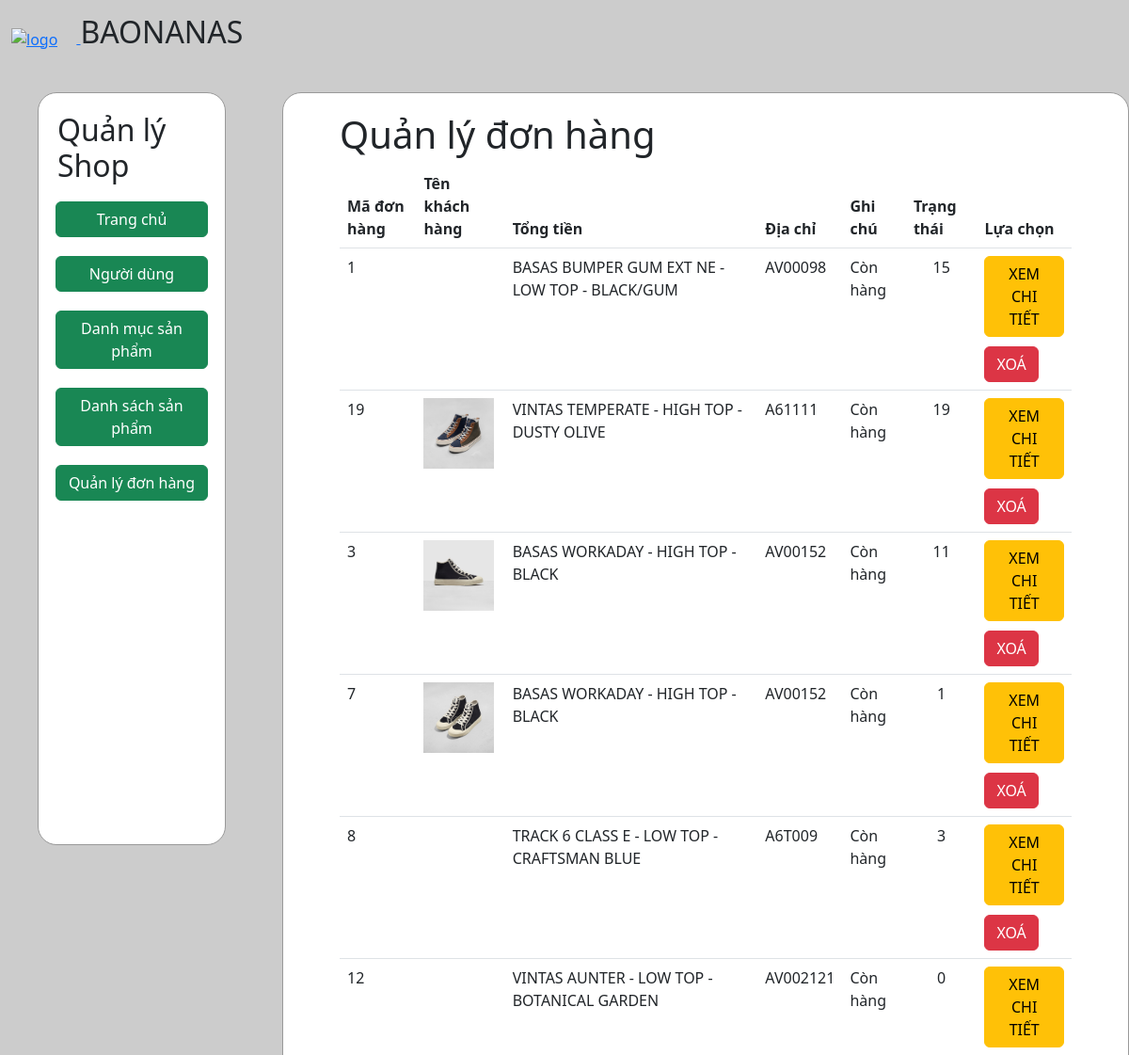
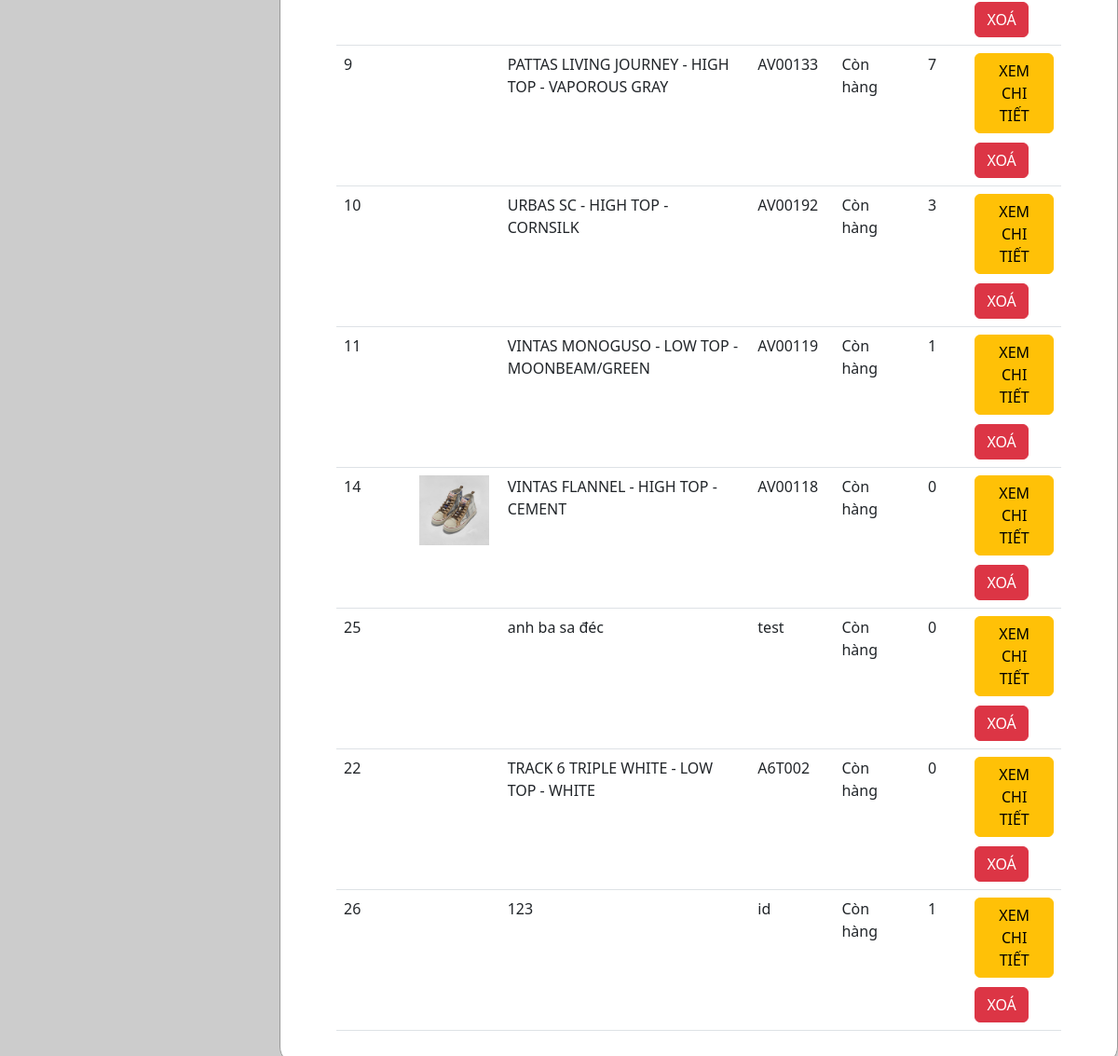
Screenshot of /management/oder.php with the database file from the repository (2 pictures, top to bottom).
### tables this page shows
CREATE TABLE IF NOT EXISTS `products` (
  `id` int NOT NULL AUTO_INCREMENT,
  `product_name` varchar(255) NOT NULL,
  `product_description` text NOT NULL,
  `product_price` int NOT NULL,
  `product_photo` varchar(255) NOT NULL,
  `product_view` int NOT NULL DEFAULT '0',
  `product_code` varchar(20) NOT NULL,
  `product_status` varchar(20) NOT NULL,
  `product_like` int NOT NULL DEFAULT '0',
  PRIMARY KEY (`id`)
);

### app/models/Model.php (called while the page is built, shortened)
<?php
class Model
{
    public static $connection = null;
    public function __construct()
    {
        if(!self::$connection)
        {
            self::$connection=new mysqli(DB_HOST, DB_USER, DB_PASS, DB_NAME);
            self::$connection->set_charset('utf8mb4');
        }
        return self::$connection;
    }
    public function select($sql)
    {
        $sql->execute();
        $item=$sql->get_result()->fetch_all(MYSQLI_ASSOC);
        return $item;
    }
}
?>

### app/models/ProductModel.php (called while the page is built, shortened)
<?php
class ProductModel extends Model
{
    public function getProducts()
    {
        $sql=parent::$connection->prepare('SELECT * FROM products');
        return parent::select($sql);
    }
}

### management/oder.php (the view, shortened to what this page needs)
<?php
    $productModel = new ProductModel();
    $productList = $productModel->getProducts();
?>
<!DOCTYPE html>
<html lang="en">
<head>
    <link href="https://cdn.jsdelivr.net/npm/bootstrap@5.2.1/dist/css/bootstrap.min.css" rel="stylesheet">
</head>
<body style="background-color: rgba(0,0,0, 0.2);">
<nav style="padding: 10px 0 40px 0;">
  <div class="container-fluid">
    <a href="../index.php">
      <img src="https://ananas.vn/wp-content/themes/ananas/fe-assets/images/svg/Logo_Ananas_Header.svg" alt="logo" class="img-fluid" style="margin-right: 20px;">
      <a class="navbar-brand" style="font-size: 2rem;" href="../index.php">BAONANAS</a>
    </a>
  </div>
</nav>
    <div class="container-fluid">
        <div class="row">
            <div class="col-md-2" style=" height: 100vh; background-color: #fff; padding: 20px; border: 1px solid #999; border-radius: 20px; margin-left: 40px" >
                <div class="row">
                    <h2>Quản lý Shop</h2>
                    <div class="col-md-12" style="padding: 10px 10px;">
                        <a href="../index.php" target="_blank" class="btn btn-success" style="width: 100%;">Trang chủ</a>
                    </div>
                    <div class="col-md-12" style="padding: 10px 10px;">
                        <a href="./user_management.php" class="btn btn-success" style="width: 100%">Người dùng</a>
                    </div>
                    <div class="col-md-12" style="padding: 10px 10px;">
                        <a href="./category_list.php" class="btn btn-success" style="width: 100%">Danh mục sản phẩm</a>
                    </div>
                    <div class="col-md-12" style="padding: 10px 10px;">
                        <a href="./product_list.php" class="btn btn-success" style="width: 100%">Danh sách sản phẩm</a>
                    </div>
                    <div class="col-md-12" style="padding: 10px 10px;">
                        <a href="#" class="btn btn-success" style="width: 100%">Quản lý đơn hàng</a>
                    </div>
                </div>
            </div>
            <div class="col-md-9" style="background-color: #fff; margin-left: 60px; padding: 20px 60px; border-radius: 20px; border: 1px solid #999" >
            <h1>Quản lý đơn hàng</h1>
        <table class="table">
            <thead>
                <tr>
                    <th>Mã đơn hàng</th>
                    <th>Tên khách hàng</th>
                    <th>Tổng tiền</th>
                    <th>Địa chỉ</th>
                    <th>Ghi chú</th>
                    <th>Trạng thái</th>
                    <th>Lựa chọn</th>
                </tr>
            </thead>
            <?php
            foreach($productList as $item) {
            ?>
            <tr>
                <td><?php echo $item['id']; ?></td>
                <td> <img src="../public/img/<?php echo $item['product_photo']; ?>" alt="" class="img-fluid" width="75px"> </td>
                <td><?php echo $item['product_name']; ?></td>
                <td><?php echo $item['product_code']; ?></td>
                <td><?php echo $item['product_status']; ?></td>
                <td style="text-align: center;"><?php echo $item['product_view']; ?></td>
                <td class="wrapper">
                    <a href="" class="btn btn-warning" target="_blank">XEM CHI TIẾT</a>
                    <form action="./product_list.php" method="post" onsubmit="return confirm('Ban co muon xoa khong?')">
                      <button type="submit" class="btn btn-danger" style="margin-top: 10px;">XOÁ</button>
                    </form>
                </td>
            </tr>
            <?php
            }
            ?>
        </table>
            </div>
        </div>
    </div>
</body>
</html>

### rows the page displays
products: id "1", product_name "BASAS BUMPER GUM EXT NE - LOW TOP - BLACK/GUM", product_code "AV00098", product_status "Còn hàng", product_view "15"
products: id "19", product_photo (picture), product_name "VINTAS TEMPERATE - HIGH TOP - DUSTY OLIVE", product_code "A61111", product_status "Còn hàng", product_view "19"
products: id "3", product_photo (picture), product_name "BASAS WORKADAY - HIGH TOP - BLACK", product_code "AV00152", product_status "Còn hàng", product_view "11"
products: id "7", product_photo (picture), product_name "BASAS WORKADAY - HIGH TOP - BLACK", product_code "AV00152", product_status "Còn hàng", product_view "1"
products: id "8", product_name "TRACK 6 CLASS E - LOW TOP - CRAFTSMAN BLUE", product_code "A6T009", product_status "Còn hàng", product_view "3"
products: id "12", product_name "VINTAS AUNTER - LOW TOP - BOTANICAL GARDEN", product_code "AV002121", product_status "Còn hàng", product_view "0"
products: id "9", product_name "PATTAS LIVING JOURNEY - HIGH TOP - VAPOROUS GRAY", product_code "AV00133", product_status "Còn hàng", product_view "7"
products: id "10", product_name "URBAS SC - HIGH TOP - CORNSILK", product_code "AV00192", product_status "Còn hàng", product_view "3"
products: id "11", product_name "VINTAS MONOGUSO - LOW TOP - MOONBEAM/GREEN", product_code "AV00119", product_status "Còn hàng", product_view "1"
products: id "14", shows a picture, product_name "VINTAS FLANNEL - HIGH TOP - CEMENT", product_code "AV00118", product_status "Còn hàng", product_view "0"
products: id "25", product_name "anh ba sa đéc", product_code "test", product_status "Còn hàng", product_view "0"
products: id "22", product_name "TRACK 6 TRIPLE WHITE - LOW TOP - WHITE", product_code "A6T002", product_status "Còn hàng", product_view "0"
products: id "26", product_name "123", product_code "id", product_status "Còn hàng", product_view "1"
